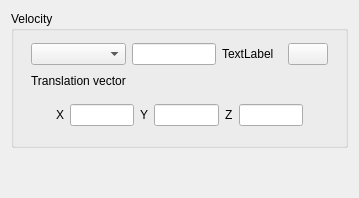
<?xml version="1.0" encoding="UTF-8"?>
<ui version="4.0">
 <class>BoundaryConditionsVelocityMappedInletForm</class>
 <widget class="QWidget" name="BoundaryConditionsVelocityMappedInletForm">
  <property name="geometry">
   <rect>
    <x>0</x>
    <y>0</y>
    <width>359</width>
    <height>198</height>
   </rect>
  </property>
  <property name="windowTitle">
   <string>Form</string>
  </property>
  <layout class="QGridLayout" name="gridLayout">
   <item row="0" column="0">
    <widget class="QGroupBox" name="groupBoxVelocity">
     <property name="title">
      <string>Velocity</string>
     </property>
     <layout class="QGridLayout" name="gridLayout_7">
      <item row="0" column="0">
       <spacer>
        <property name="orientation">
         <enum>Qt::Horizontal</enum>
        </property>
        <property name="sizeHint" stdset="0">
         <size>
          <width>18</width>
          <height>28</height>
         </size>
        </property>
       </spacer>
      </item>
      <item row="0" column="1">
       <widget class="QComboBox" name="comboBoxVelocity"/>
      </item>
      <item row="0" column="2">
       <widget class="QLineEdit" name="lineEditVelocity"/>
      </item>
      <item row="0" column="3">
       <widget class="QLabel" name="labelUnitVelocity">
        <property name="text">
         <string>TextLabel</string>
        </property>
       </widget>
      </item>
      <item row="0" column="4">
       <spacer name="horizontalSpacer">
        <property name="orientation">
         <enum>Qt::Horizontal</enum>
        </property>
        <property name="sizeHint" stdset="0">
         <size>
          <width>19</width>
          <height>28</height>
         </size>
        </property>
       </spacer>
      </item>
      <item row="0" column="5">
       <widget class="QPushButton" name="pushButtonVelocityFormula">
        <property name="text">
         <string/>
        </property>
        <property name="icon">
         <iconset resource="resources_pages.qrc">
          <normaloff>:/new/prefix1/icons/22x22/edit-find-replace.png</normaloff>:/new/prefix1/icons/22x22/edit-find-replace.png</iconset>
        </property>
        <property name="iconSize">
         <size>
          <width>22</width>
          <height>22</height>
         </size>
        </property>
       </widget>
      </item>
      <item row="0" column="6">
       <spacer>
        <property name="orientation">
         <enum>Qt::Horizontal</enum>
        </property>
        <property name="sizeHint" stdset="0">
         <size>
          <width>18</width>
          <height>28</height>
         </size>
        </property>
       </spacer>
      </item>
      <item row="1" column="1">
       <widget class="QLabel" name="labelDirection">
        <property name="text">
         <string>Translation vector</string>
        </property>
       </widget>
      </item>
      <item row="2" column="0" colspan="7">
       <widget class="QFrame" name="frameDirectionCoordinates">
        <property name="minimumSize">
         <size>
          <width>16</width>
          <height>42</height>
         </size>
        </property>
        <property name="frameShape">
         <enum>QFrame::NoFrame</enum>
        </property>
        <property name="frameShadow">
         <enum>QFrame::Raised</enum>
        </property>
        <property name="lineWidth">
         <number>0</number>
        </property>
        <layout class="QHBoxLayout" name="horizontalLayout">
         <item>
          <spacer>
           <property name="orientation">
            <enum>Qt::Horizontal</enum>
           </property>
           <property name="sizeHint" stdset="0">
            <size>
             <width>40</width>
             <height>20</height>
            </size>
           </property>
          </spacer>
         </item>
         <item>
          <widget class="QLabel" name="labelXVelocity">
           <property name="text">
            <string>X</string>
           </property>
          </widget>
         </item>
         <item>
          <widget class="QLineEdit" name="lineEditTranslationX">
           <property name="maximumSize">
            <size>
             <width>80</width>
             <height>16777215</height>
            </size>
           </property>
          </widget>
         </item>
         <item>
          <spacer>
           <property name="orientation">
            <enum>Qt::Horizontal</enum>
           </property>
           <property name="sizeHint" stdset="0">
            <size>
             <width>7</width>
             <height>20</height>
            </size>
           </property>
          </spacer>
         </item>
         <item>
          <widget class="QLabel" name="labelYVelocity">
           <property name="text">
            <string>Y</string>
           </property>
          </widget>
         </item>
         <item>
          <widget class="QLineEdit" name="lineEditTranslationY">
           <property name="maximumSize">
            <size>
             <width>80</width>
             <height>16777215</height>
            </size>
           </property>
          </widget>
         </item>
         <item>
          <spacer>
           <property name="orientation">
            <enum>Qt::Horizontal</enum>
           </property>
           <property name="sizeHint" stdset="0">
            <size>
             <width>7</width>
             <height>20</height>
            </size>
           </property>
          </spacer>
         </item>
         <item>
          <widget class="QLabel" name="labelZVelocity">
           <property name="text">
            <string>Z</string>
           </property>
          </widget>
         </item>
         <item>
          <widget class="QLineEdit" name="lineEditTranslationZ">
           <property name="maximumSize">
            <size>
             <width>80</width>
             <height>16777215</height>
            </size>
           </property>
          </widget>
         </item>
         <item>
          <spacer>
           <property name="orientation">
            <enum>Qt::Horizontal</enum>
           </property>
           <property name="sizeHint" stdset="0">
            <size>
             <width>40</width>
             <height>20</height>
            </size>
           </property>
          </spacer>
         </item>
        </layout>
       </widget>
      </item>
     </layout>
    </widget>
   </item>
   <item row="1" column="0">
    <spacer name="verticalSpacer">
     <property name="orientation">
      <enum>Qt::Vertical</enum>
     </property>
     <property name="sizeHint" stdset="0">
      <size>
       <width>20</width>
       <height>40</height>
      </size>
     </property>
    </spacer>
   </item>
  </layout>
 </widget>
 <resources>
  <include location="resources_pages.qrc"/>
 </resources>
 <connections/>
</ui>
